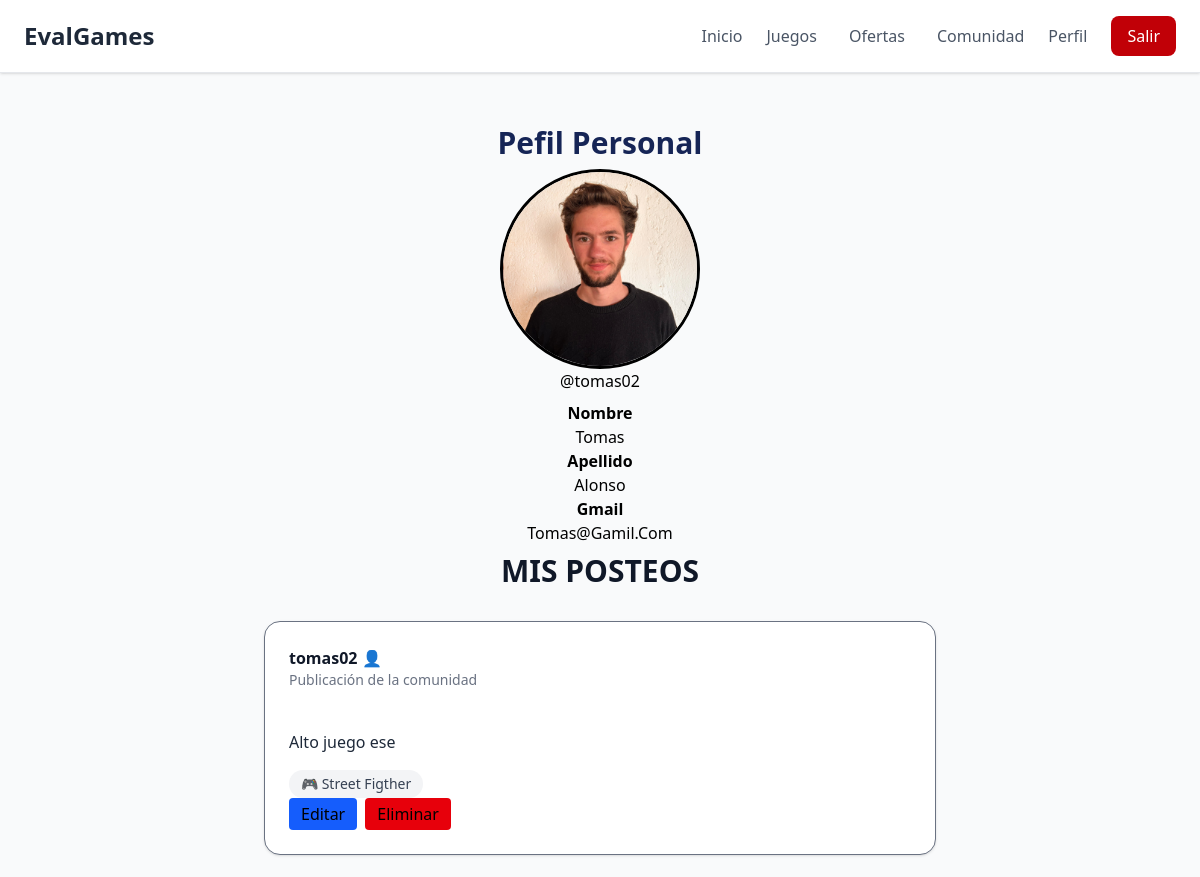
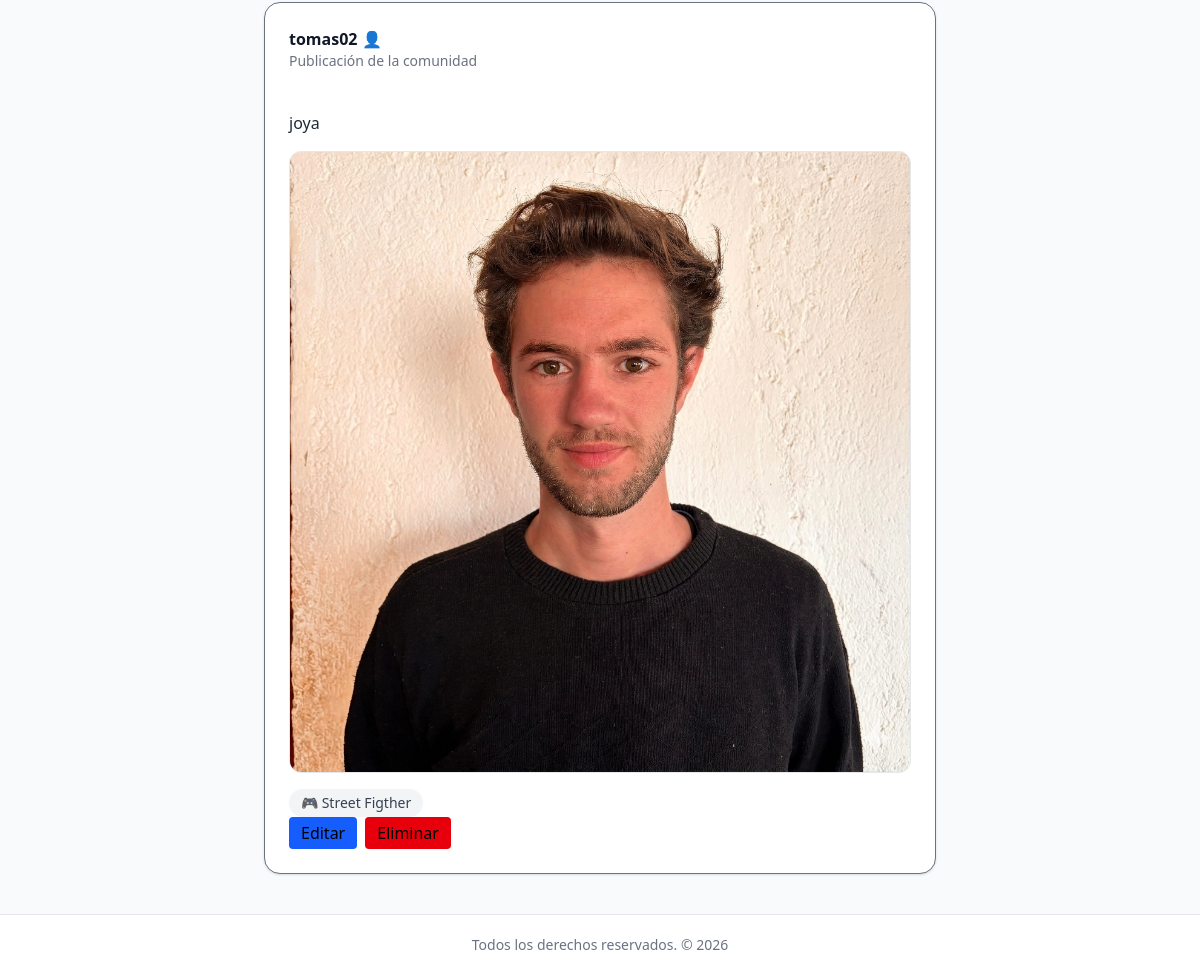
Before: /perfil/ (signed in) with the older database file (2 pictures, top to bottom).
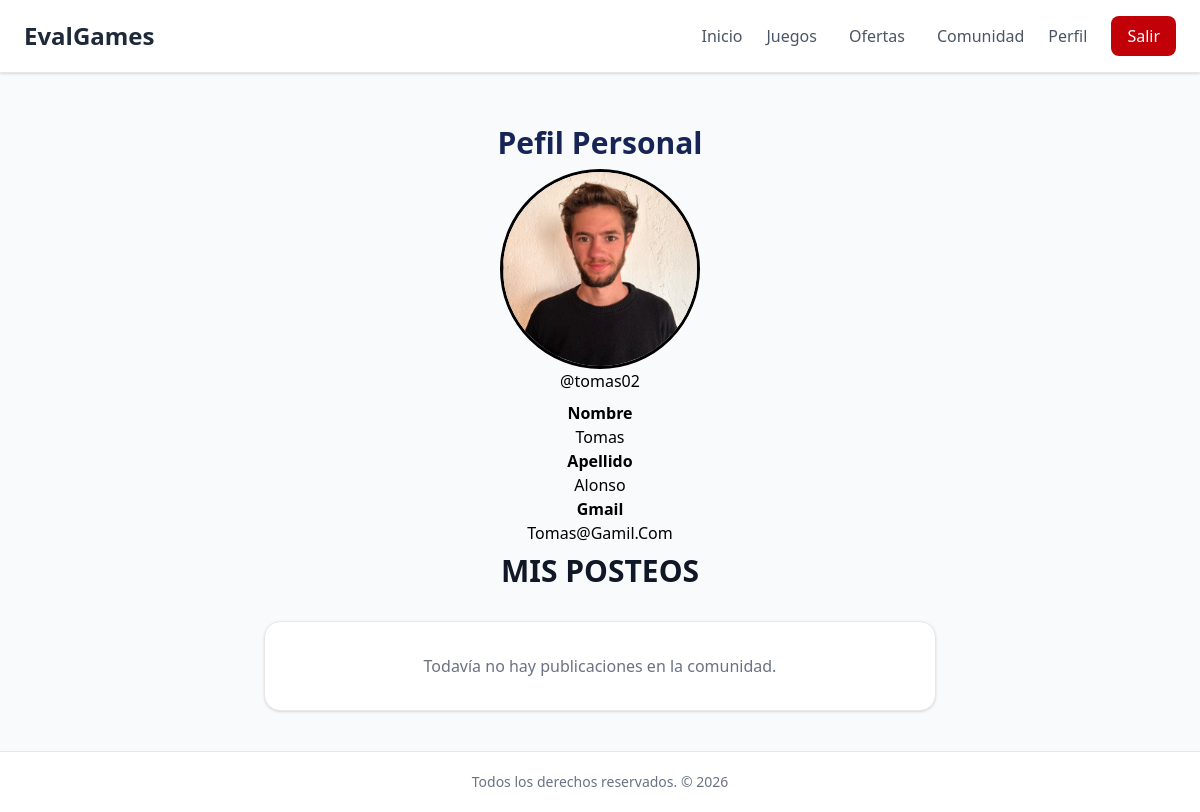
After: the same page with the newer database file.
### comunidad/models.py (models this page shows)
class Posteo(models.Model):
    usuario = models.ForeignKey(UsuarioPersonalizado, on_delete=models.CASCADE, related_name='posteos')
    contenido = models.CharField(max_length=500)
    foto_posteo = models.ImageField(upload_to='posteo_fp', null=True, blank=True)
    juego = models.ForeignKey(Juego, on_delete=models.CASCADE, null=True, blank=True)
    activo = models.BooleanField(default=1, null=True, blank=True)

### usuarios/models.py (models this page shows, shortened)
class UsuarioPersonalizado(AbstractUser):
    telefono = models.CharField(max_length = 20, null= True, blank=True)
    foto_perfil = models.ImageField(upload_to='users_fp', null=True, blank=True)
    rol_usuario = models.ForeignKey(Group, on_delete=models.CASCADE, null=True, blank=True, default=1)

### videojuegos/models.py (models this page shows)
class Juego(models.Model):
    titulo = models.CharField(max_length=100)
    desarrollador = models.CharField(max_length=100)
    genero = models.ForeignKey(Genero, on_delete=models.CASCADE, blank=True, null=True)
    portada = models.ImageField(upload_to='juegos_fp', blank=True, null=True)
    fecha_lanzamiento = models.DateField()
    consola = models.ForeignKey(Consola,on_delete=models.CASCADE, blank=True, null=True)
    fecha_carga = models.DateField(auto_now_add=True)
    activo = models.BooleanField(default=True)
    precio = models.FloatField(default=0, blank=True, null=True)
    def __str__(self):
        return self.titulo

### inicio/views.py (the view)
# urls.py: path('perfil/', views.perfil, name='perfil')
@login_required
def perfil(request):
    posteos = Posteo.objects.filter(usuario = request.user)
    return render(request, 'inicio/perfil.html', {'posteos':posteos})

### inicio/templates/inicio/perfil.html
{% extends 'inicio/base.html' %}
{% block body %}
    <div class=" justify-items-center pt-3">
        <h1 class="text-3xl font-semibold text-blue-950 mb-2">Pefil Personal</h1>
        {% if user.foto_perfil %}
            <img src="{{user.foto_perfil.url}}" alt="imagen {{user.foto_perfil}}" width="200px" class="rounded-full border-3 border-blue">
        {% else %}
            <img src="/media/users_fp/nouphoto.png" alt="" width="200px" class="rounded-full border-3 border-blue">
        {% endif %}
        <div>
            <label>@{{user.username}}</label>
        </div>
        <div class=" hover:border  border-black p-2 capitalize h-40 w-70 justify-items-center">
            <p class="font-semibold">Nombre</p>
            <p>{{user.first_name}}</p>
            <p class="font-semibold">Apellido</p>
            <p>{{user.last_name}}</p>
            <p class="font-semibold">Gmail</p>
            <p>{{user.email}}</p>
        </div>
        <h2 class="text-3xl font-bold text-gray-900 text-center mb-2">
            MIS POSTEOS
        </h2>
        <div class="max-w-2xl mx-auto mt-8 space-y-6">
            {% for posteo in posteos %}
                <div class="bg-white border border-gray-500 rounded-2xl shadow-sm p-6 ">
                    <div class="flex items-center justify-between mb-4">
                        <div>
                            <h3 class="font-semibold text-gray-900">
                                {{ posteo.usuario.username }} 👤
                            </h3>
                            <p class="text-sm text-gray-500">
                                Publicación de la comunidad
                            </p>
                        </div>
                    </div>
                    <p class="text-gray-800 whitespace-pre-line">
                        {{ posteo.contenido }}
                    </p>
                    {% if posteo.foto_posteo %}
                        <div class="mt-4">
                            <img
                                src="{{ posteo.foto_posteo.url }}"
                                alt="Imagen del posteo"
                                class="w-full rounded-xl border border-gray-200"
                            >
                        </div>
                    {% endif %}
                    {% if posteo.juego %}
                        <div class="mt-4">
                            <span class="inline-block bg-gray-100 text-gray-700 text-sm px-3 py-1 rounded-full">
                                🎮 {{ posteo.juego }}
                            </span>
                        </div>
                    {% endif %}
                    <div class="flex gap-2">
                        <a href="{% url 'editar_posteo' posteo.id %}" class="bg-blue-600 hover:bg-blue-700 text-black px-3 py-1 rounded">
                            Editar
                        </a>
                        <a href="{% url 'eliminar_posteo' posteo.id %}" class="bg-red-600 hover:bg-red-800 text-black px-3 py-1 rounded">
                            Eliminar
                        </a>
                    </div>
                </div>
            {% empty %}
                <div class="bg-white border border-gray-200 rounded-2xl shadow-sm p-8 text-center">
                    <p class="text-gray-500">
                        Todavía no hay publicaciones en la comunidad.
                    </p>
                </div>
            {% endfor %}
        </div>
    </div>
{% endblock %}

Changed rows visible on the page:
removed Posteo: usuario.username "tomas02", contenido "Alto juego ese", juego "Street Figther"
removed Posteo: usuario.username "tomas02", contenido "joya", foto_posteo (picture), juego "Street Figther"
Other visible differences:
text now shown: "Todavía no hay publicaciones en la comunidad."
